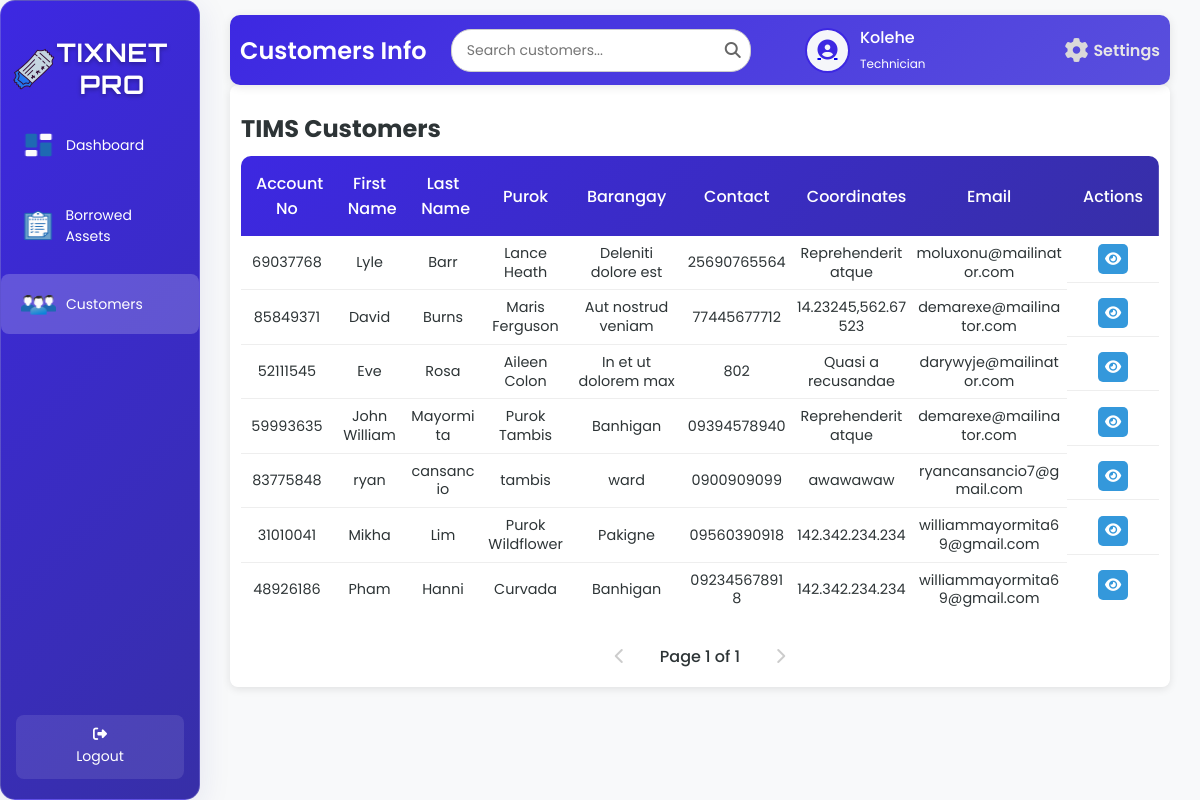
Before: /techCustomers.php (signed in) with the older database file.
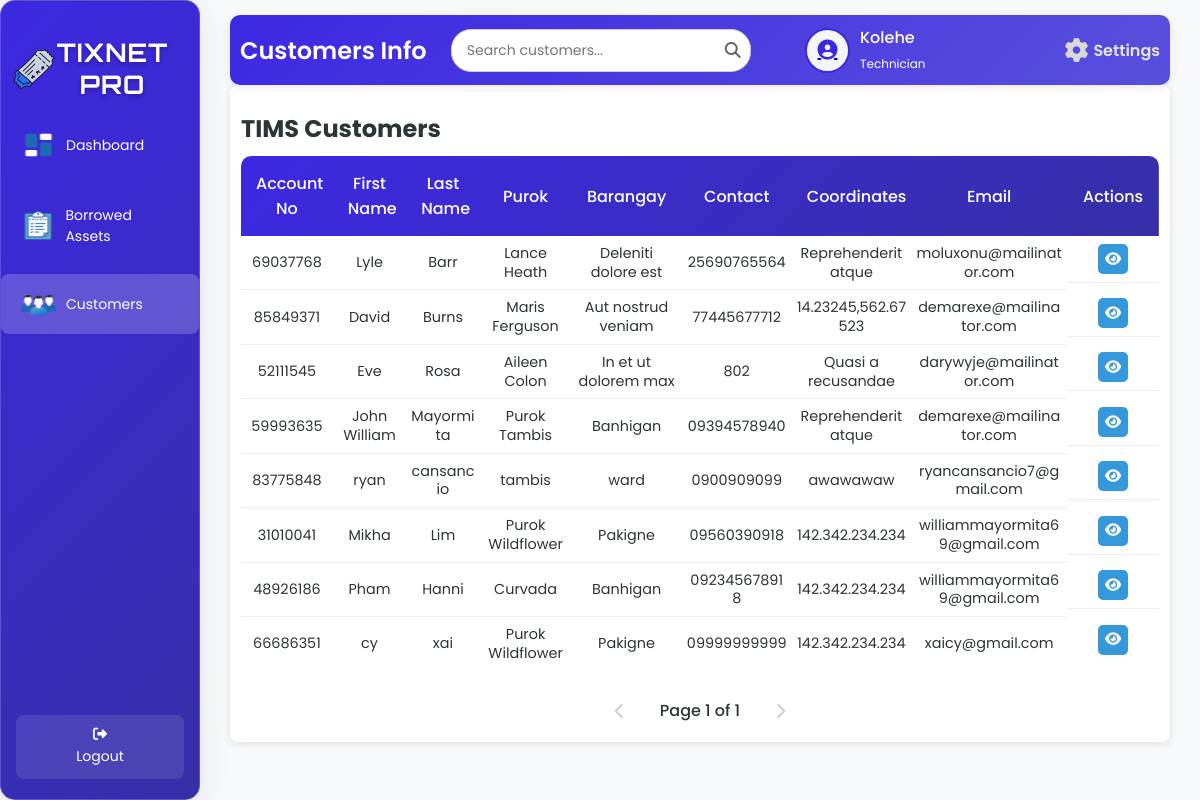
After: the same page with the newer database file.
### tables this page shows
CREATE TABLE `tbl_customer` (
  `c_id` int(50) NOT NULL,
  `c_fname` varchar(200) NOT NULL,
  `c_lname` varchar(200) NOT NULL,
  `c_purok` varchar(200) NOT NULL,
  `c_barangay` varchar(200) NOT NULL,
  `c_contact` varchar(100) NOT NULL,
  `c_email` varchar(200) NOT NULL,
  `c_date` date NOT NULL,
  `c_napname` varchar(200) NOT NULL,
  `c_napport` int(50) NOT NULL,
  `c_macaddress` varchar(200) NOT NULL,
  `c_status` varchar(200) NOT NULL,
  `c_plan` varchar(200) NOT NULL,
  `c_equipment` varchar(200) NOT NULL,
  `c_account_no` int(100) NOT NULL,
  `c_coordinates` varchar(200) NOT NULL,
  `c_balance` int(50) NOT NULL,
  `c_startdate` varchar(100) NOT NULL,
  `c_nextdue` varchar(100) NOT NULL,
  `c_lastdue` varchar(100) NOT NULL,
  `c_nextbill` varchar(100) NOT NULL,
  `c_billstatus` varchar(100) NOT NULL,
  `c_advancedays` varchar(200) NOT NULL,
  `c_advance` int(200) NOT NULL
);

### techCustomers.php (the view, shortened to what the changed rows need)
<?php
include 'db.php';
function jsEscape($str) {
    return str_replace(
        ["\\", "'", "\"", "\n", "\r", "\t"],
        ["\\\\", "\\'", "\\\"", "\\n", "\\r", "\\t"],
        $str
    );
}
$limit = 10;
$page = isset($_GET['page']) ? (int)$_GET['page'] : 1;
$offset = ($page - 1) * $limit;
$sql = "SELECT c_account_no, c_fname, c_lname, c_purok, c_barangay, c_contact, c_email, c_coordinates, c_date, c_napname, c_napport, c_macaddress, c_status, c_plan, c_equipment
        FROM tbl_customer WHERE c_status NOT LIKE 'ARCHIVED:%' OR c_status IS NULL LIMIT ?, ?";
$stmt = $conn->prepare($sql);
$stmt->bind_param("ii", $offset, $limit);
$stmt->execute();
$result = $stmt->get_result();
?>
<!DOCTYPE html>
<html lang="en">
<head>
    <link rel="stylesheet" href="techCustomer.css">
    <link rel="stylesheet" href="https://cdnjs.cloudflare.com/ajax/libs/font-awesome/6.6.0/css/all.min.css" />
</head>
<body>
<div class="wrapper">
    <div class="sidebar glass-container">
        <h2><img src="image/logo.png" alt="Tix Net Icon" class="sidebar-icon">TixNet Pro</h2>
    </div>
    <div class="container">
        <div class="upper">
            <h1>Customers Info</h1>
        </div>
        <div class="table-box glass-container">
            <h2>TIMS Customers</h2>
            <table id="customers-table">
                <thead>
                    <tr>
                        <th>Account No</th>
                        <th>First Name</th>
                        <th>Last Name</th>
                        <th>Purok</th>
                        <th>Barangay</th>
                        <th>Contact</th>
                        <th>Coordinates</th>
                        <th>Email</th>
                        <th>Actions</th>
                    </tr>
                </thead>
                <tbody id="customers-tbody">
                    <?php
                    if ($result->num_rows > 0) {
                        while ($row = $result->fetch_assoc()) {
                            $displayStatus = ($row['c_status'] ?? '');
                            echo "<tr>
                                    <td>" . htmlspecialchars($row['c_account_no'], ENT_QUOTES, 'UTF-8') . "</td>
                                    <td>" . htmlspecialchars($row['c_fname'], ENT_QUOTES, 'UTF-8') . "</td>
                                    <td>" . htmlspecialchars($row['c_lname'], ENT_QUOTES, 'UTF-8') . "</td>
                                    <td>" . htmlspecialchars($row['c_purok'], ENT_QUOTES, 'UTF-8') . "</td>
                                    <td>" . htmlspecialchars($row['c_barangay'], ENT_QUOTES, 'UTF-8') . "</td>
                                    <td>" . htmlspecialchars($row['c_contact'], ENT_QUOTES, 'UTF-8') . "</td>
                                    <td>" . htmlspecialchars($row['c_coordinates'], ENT_QUOTES, 'UTF-8') . "</td>
                                    <td>" . htmlspecialchars($row['c_email'], ENT_QUOTES, 'UTF-8') . "</td>
                                    <td class='action-buttons'>
                                        <a class='view-btn' onclick=\"showViewModal('" . htmlspecialchars($row['c_account_no'], ENT_QUOTES, 'UTF-8') . "', '" . jsEscape($row['c_fname']) . "', '" . jsEscape($row['c_lname']) . "', '" . jsEscape($row['c_purok']) . "', '" . jsEscape($row['c_barangay']) . "', '" . jsEscape($row['c_contact']) . "', '" . jsEscape($row['c_email']) . "', '" . jsEscape($row['c_coordinates']) . "', '" . jsEscape($row['c_date']) . "', '" . jsEscape($row['c_napname']) . "', '" . jsEscape($row['c_napport']) . "', '" . jsEscape($row['c_macaddress']) . "', '" . jsEscape($displayStatus) . "', '" . jsEscape($row['c_plan']) . "', '" . jsEscape($row['c_equipment']) . "')\" title='View'><i class='fas fa-eye'></i></a>
                                    </td>
                                  </tr>";
                        }
                    } else {
                        echo "<tr><td colspan='9' style='text-align: center;'>No active customers found.</td></tr>";
                    }
                    ?>
                </tbody>
            </table>
        </div>
    </div>
</div>
</body>
</html>

Changed rows visible on the page:
added tbl_customer: c_account_no "66686351", c_fname "cy", c_lname "xai", c_purok "Purok Wildflower", c_barangay "Pakigne", c_contact "09999999999", c_coordinates "142.342.234.234", c_email "xaicy@gmail.com"
